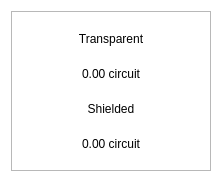
<?xml version="1.0" encoding="UTF-8"?>
<ui version="4.0">
 <class>BalanceBubble</class>
 <widget class="QWidget" name="BalanceBubble">
  <property name="geometry">
   <rect>
    <x>0</x>
    <y>0</y>
    <width>218</width>
    <height>178</height>
   </rect>
  </property>
  <property name="minimumSize">
   <size>
    <width>218</width>
    <height>178</height>
   </size>
  </property>
  <property name="maximumSize">
   <size>
    <width>250</width>
    <height>178</height>
   </size>
  </property>
  <property name="windowTitle">
   <string>Form</string>
  </property>
  <property name="styleSheet">
   <string notr="true">#BalanceBubble{
background-color:transparent
}</string>
  </property>
  <layout class="QVBoxLayout" name="verticalLayout_2">
   <property name="spacing">
    <number>0</number>
   </property>
   <item>
    <widget class="QFrame" name="frame">
     <property name="minimumSize">
      <size>
       <width>200</width>
       <height>160</height>
      </size>
     </property>
     <property name="maximumSize">
      <size>
       <width>250</width>
       <height>160</height>
      </size>
     </property>
     <property name="styleSheet">
      <string notr="true"/>
     </property>
     <property name="frameShape">
      <enum>QFrame::StyledPanel</enum>
     </property>
     <property name="frameShadow">
      <enum>QFrame::Raised</enum>
     </property>
     <property name="lineWidth">
      <number>10</number>
     </property>
     <layout class="QVBoxLayout" name="verticalLayout">
      <property name="spacing">
       <number>0</number>
      </property>
      <item>
       <layout class="QHBoxLayout" name="horizontalLayout">
        <item>
         <widget class="QLabel" name="lblFirst">
          <property name="styleSheet">
           <string notr="true"/>
          </property>
          <property name="text">
           <string>Transparent</string>
          </property>
          <property name="alignment">
           <set>Qt::AlignCenter</set>
          </property>
         </widget>
        </item>
       </layout>
      </item>
      <item>
       <widget class="QLabel" name="textTransparent">
        <property name="styleSheet">
         <string notr="true"/>
        </property>
        <property name="text">
         <string>0.00 circuit</string>
        </property>
        <property name="alignment">
         <set>Qt::AlignCenter</set>
        </property>
       </widget>
      </item>
      <item>
       <widget class="QLabel" name="lblSecond">
        <property name="styleSheet">
         <string notr="true"/>
        </property>
        <property name="text">
         <string>Shielded</string>
        </property>
        <property name="alignment">
         <set>Qt::AlignCenter</set>
        </property>
       </widget>
      </item>
      <item>
       <widget class="QLabel" name="textShielded">
        <property name="styleSheet">
         <string notr="true"/>
        </property>
        <property name="text">
         <string>0.00 circuit</string>
        </property>
        <property name="alignment">
         <set>Qt::AlignCenter</set>
        </property>
       </widget>
      </item>
     </layout>
    </widget>
   </item>
  </layout>
 </widget>
 <resources/>
 <connections/>
</ui>
